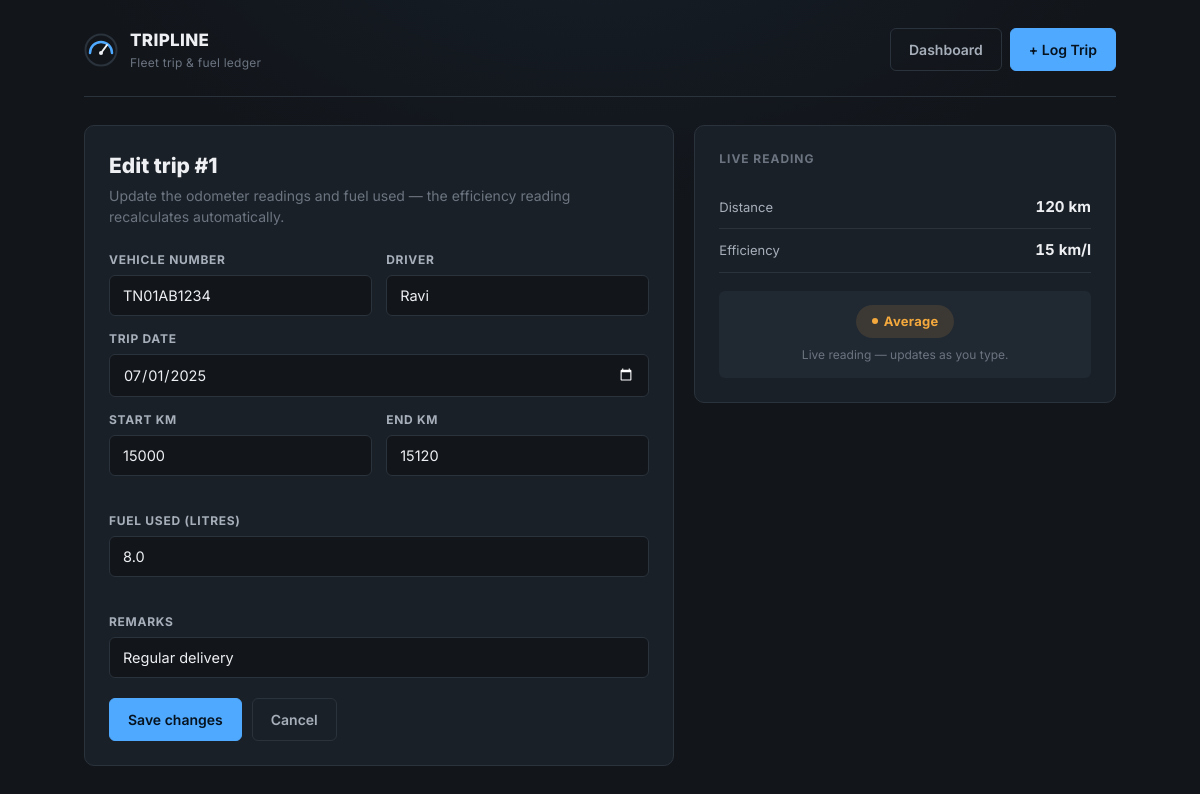
Screenshot of /edit/1 with the database file from the repository.
### tables this page shows
CREATE TABLE records(
    record_id INTEGER PRIMARY KEY AUTOINCREMENT,
    vehicle_no TEXT,
    trip_date TEXT,
    start_km INTEGER,
    end_km INTEGER,
    distance REAL,
    fuel_litres REAL,
    driver TEXT,
    efficiency REAL,
    status TEXT,
    remarks TEXT,
    UNIQUE(vehicle_no, trip_date)
);

### app.py (the view, shortened to what this page needs)
@app.route("/edit/<int:id>", methods=["GET", "POST"])
def edit_record(id):
    conn = get_db()
    record = conn.execute(
        "SELECT * FROM records WHERE record_id=?",
        (id,)
    ).fetchone()
    if not record:
        conn.close()
        return render_template("not_found.html")
    conn.close()
    return render_template(
        "form.html",
        record=record,
        gauge_good=GAUGE_GOOD,
        gauge_average=GAUGE_AVERAGE
    )

### app.py (called while the page is built)
def get_db():
    conn = sqlite3.connect(DATABASE)
    conn.row_factory = sqlite3.Row
    return conn

### templates/form.html (shortened to what this page needs)
{% extends "base.html" %}
{% block content %}
<div class="form-layout">
  <div class="form-panel">
    <h1 class="page-title">{% if record %}Edit trip #{{ record.record_id }}{% else %}Log a new trip{% endif %}</h1>
    <p class="page-subtitle">
      {% if record %}
      Update the odometer readings and fuel used — the efficiency reading recalculates automatically.
      {% else %}
      Enter the odometer readings and fuel used. Tripline works out distance, efficiency, and status for you.
      {% endif %}
    </p>
    <form id="trip-form" method="post" action="{% if record %}/edit/{{ record.record_id }}{% else %}/add{% endif %}"
      data-good="{{ gauge_good }}" data-average="{{ gauge_average }}">
      <div class="form-row">
        <div class="field">
          <label for="vehicle_no">Vehicle number</label>
          <input type="text" id="vehicle_no" name="vehicle_no" placeholder="TN01AB1234"
            value="{{ record.vehicle_no if record else '' }}" required>
        </div>
        <div class="field">
          <label for="driver">Driver</label>
          <input type="text" id="driver" name="driver" placeholder="Driver name"
            value="{{ record.driver if record else '' }}" required>
        </div>
      </div>
      <div class="form-row">
        <div class="field full">
          <label for="trip_date">Trip date</label>
          <input type="date" id="trip_date" name="trip_date" value="{{ record.trip_date if record else '' }}" required>
        </div>
      </div>
      <div class="form-row">
        <div class="field">
          <label for="start_km">Start KM</label>
          <input type="number" id="start_km" name="start_km" placeholder="0"
            value="{{ record.start_km if record else '' }}" required>
          <span class="field-hint" id="km-hint"></span>
        </div>
        <div class="field">
          <label for="end_km">End KM</label>
          <input type="number" id="end_km" name="end_km" placeholder="0" value="{{ record.end_km if record else '' }}"
            required>
        </div>
      </div>
      <div class="form-row">
        <div class="field full">
          <label for="fuel_litres">Fuel used (litres)</label>
          <input type="number" step="0.01" id="fuel_litres" name="fuel_litres" placeholder="0.0"
            value="{{ record.fuel_litres if record else '' }}" required>
          <span class="field-hint" id="fuel-hint"></span>
        </div>
      </div>
      <div class="form-row">
        <div class="field full">
          <label for="remarks">Remarks</label>
          <input type="text" id="remarks" name="remarks" placeholder="Enter remarks"
            value="{{ record.remarks if record else '' }}">
        </div>
      </div>
      <div class="form-actions">
        <button type="submit" class="btn btn-primary">{% if record %}Save changes{% else %}Save trip{% endif %}</button>
        <a href="/" class="btn btn-ghost">Cancel</a>
      </div>
    </form>
  </div>
  <div class="preview-panel">
    <h3>Live reading</h3>
    <div class="preview-row">
      <span class="label">Distance</span>
      <span class="value" id="preview-distance">—</span>
    </div>
    <div class="preview-row">
      <span class="label">Efficiency</span>
      <span class="value" id="preview-efficiency">—</span>
    </div>
    <div class="preview-status">
      <span id="preview-status-badge"></span>
      <span class="helper">Fill in the trip details to see the reading.</span>
    </div>
  </div>
</div>
{% endblock %}

### static/css/style.css (style rules this page uses)
:root { --bg: #12151a; --panel: #1a2027; --panel-raised: #202832; --hairline: #2a323c; --ink: #edeff2; --ink-dim: #a7afbb; --muted: #6b7480; --accent: #4fa9ff; --accent-dim: #2e75b8; --good: #3ed98a; --good-bg: rgba(62, 217, 138, 0.13); --average: #f5a93d; --average-bg: rgba(245, 169, 61, 0.13); --poor: #f1553d; --poor-bg: rgba(241, 85, 61, 0.13); --font-display: 'Inter', -apple-system, BlinkMacSystemFont, sans-serif; --font-body: 'Inter', -apple-system, BlinkMacSystemFont, sans-serif; --radius: 10px; --radius-sm: 6px; }
* { box-sizing: border-box; }
html { color-scheme: dark; }
body { margin: 0; background: var(--bg); background-image: radial-gradient(ellipse 900px 500px at 50% -10%, rgba(79, 169, 255, 0.06), transparent 60%); color: var(--ink); font-family: var(--font-body); font-size: 15px; line-height: 1.5; -webkit-font-smoothing: antialiased; }
a { color: var(--accent); text-decoration: none; }
button { font-family: inherit; }
.btn { display: inline-flex; align-items: center; gap: 8px; padding: 10px 18px; border-radius: var(--radius-sm); border: 1px solid var(--hairline); background: var(--panel-raised); color: var(--ink); font-size: 14px; font-weight: 600; cursor: pointer; transition: border-color 0.15s ease, transform 0.1s ease; text-decoration: none; }
.btn-primary { background: var(--accent); border-color: var(--accent); color: #06131f; }
.btn-ghost { background: transparent; border-color: var(--hairline); color: var(--ink-dim); }
.form-layout { display: grid; grid-template-columns: 1.4fr 1fr; gap: 20px; align-items: start; }
.form-panel, .preview-panel { background: var(--panel); border: 1px solid var(--hairline); border-radius: var(--radius); padding: 24px; }
.page-title { font-size: 21px; font-weight: 800; margin: 0 0 4px; }
.page-subtitle { color: var(--muted); font-size: 14px; margin: 0 0 24px; }
.form-row { display: grid; grid-template-columns: 1fr 1fr; gap: 14px; margin-bottom: 14px; }
.field { display: flex; flex-direction: column; gap: 6px; }
.field.full { grid-column: 1 / -1; }
.field label { font-size: 12px; font-weight: 700; text-transform: uppercase; letter-spacing: 0.06em; color: var(--ink-dim); }
.field input, .field select { background: var(--bg); border: 1px solid var(--hairline); border-radius: var(--radius-sm); color: var(--ink); padding: 11px 13px; font-size: 14.5px; font-family: var(--font-body); width: 100%; }
.field-hint { font-size: 12px; color: var(--poor); min-height: 16px; }
.form-actions { display: flex; gap: 10px; margin-top: 20px; }
.preview-panel h3 { font-size: 12px; text-transform: uppercase; letter-spacing: 0.08em; color: var(--muted); margin: 0 0 18px; }
.preview-row { display: flex; justify-content: space-between; align-items: baseline; padding: 10px 0; border-bottom: 1px solid var(--hairline); }
.preview-row .label { font-size: 13px; color: var(--ink-dim); }
.preview-row .value { font-family: var(--font-display); font-weight: 700; font-size: 15px; font-variant-numeric: tabular-nums; }
.preview-status { margin-top: 18px; text-align: center; padding: 14px; border-radius: var(--radius-sm); background: var(--panel-raised); }
.preview-status .helper { display: block; margin-top: 8px; font-size: 12px; color: var(--muted); }

### rows the page displays
records: record_id "1", vehicle_no "TN01AB1234", driver "Ravi", trip_date "07/01/2025", start_km "15000", end_km "15120", fuel_litres "8.0", remarks "Regular delivery"
